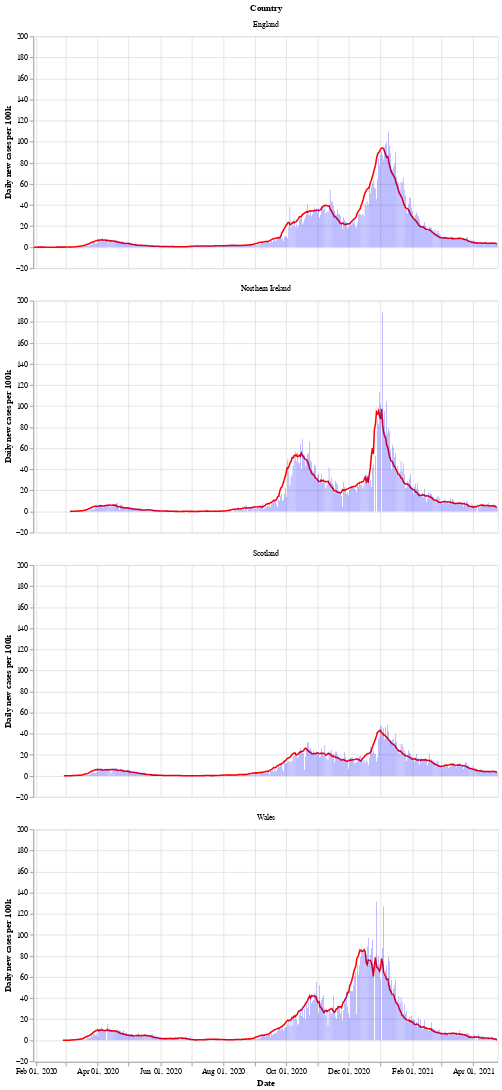

Notebook source saved alongside this figure:
### Markdown cell above
Next is a bar chart of the number of new cases in each country (per 100k population), with the 7 day moving average of cases. Again we see that Wales saw a longer period of raising and falling cases compared to the other countries.

After a period of cases falling, each nation is now seeing a rise in the number of cases - especially in Wales.

### Code cell
# collapse
bars = alt.Chart(uk_cases).mark_bar().encode(
    x=alt.X("yearmonthdate(date):T", axis=alt.Axis(title='Date')),
    y=alt.Y("newCasesRate:Q", axis=alt.Axis(title='Daily new cases per 100k')),
    tooltip='newCasesRate',
    color=alt.condition(
        alt.datum.dailyChange > 0,
        alt.value("orange"),  # The positive color
        alt.value("blue")  # The negative color
    )
).properties(title='New cases per 100k population with rolling 7 day average', width=600).interactive()
line = alt.Chart(uk_cases).mark_line(
    color='red',
    size=2,
).transform_window(
    rolling_mean='mean(newCasesRate)',
    frame=[0, 7],
    groupby=['areaName']
).encode(
    x='yearmonthdate(date):T',
    y='rolling_mean:Q'
)
alt.layer(line, bars, data=uk_cases).facet(alt.Row('areaName', title='Country'), columns=1)

### Figure 1 — Vega-Lite specification as saved in the notebook (floating-point values rounded to 4 significant figures; data arrays with more than 128 entries replaced by an {"elided": "..."} marker saying what was removed)
{"config": {"view": {"continuousWidth": 400, "continuousHeight": 300}}, "data": {"name": "data-eb40f76980e62e8b08adc94111e5c3ca"}, "facet": {"type": "nominal", "field": "areaName", "title": "Country"}, "spec": {"layer": [{"mark": {"type": "line", "color": "red", "size": 2}, "encoding": {"x": {"type": "temporal", "field": "date", "timeUnit": "yearmonthdate"}, "y": {"type": "quantitative", "field": "rolling_mean"}}, "transform": [{"window": [{"op": "mean", "field": "newCasesRate", "as": "rolling_mean"}], "frame": [0, 7], "groupby": ["areaName"]}]}, {"mark": "bar", "encoding": {"color": {"condition": {"value": "orange", "test": "(datum.dailyChange > 0)"}, "value": "blue"}, "tooltip": {"type": "quantitative", "field": "newCasesRate"}, "x": {"type": "temporal", "axis": {"title": "Date"}, "field": "date", "timeUnit": "yearmonthdate"}, "y": {"type": "quantitative", "axis": {"title": "Daily new cases per 100k"}, "field": "newCasesRate"}}, "selection": {"selector002": {"type": "interval", "bind": "scales", "encodings": ["x", "y"]}}, "title": "New cases per 100k population with rolling 7 day average", "width": 600}]}, "columns": 1, "$schema": "https://vega.github.io/schema/vega-lite/v4.8.1.json", "datasets": {"data-eb40f76980e62e8b08adc94111e5c3ca": {"elided": "1712 records"}}}
